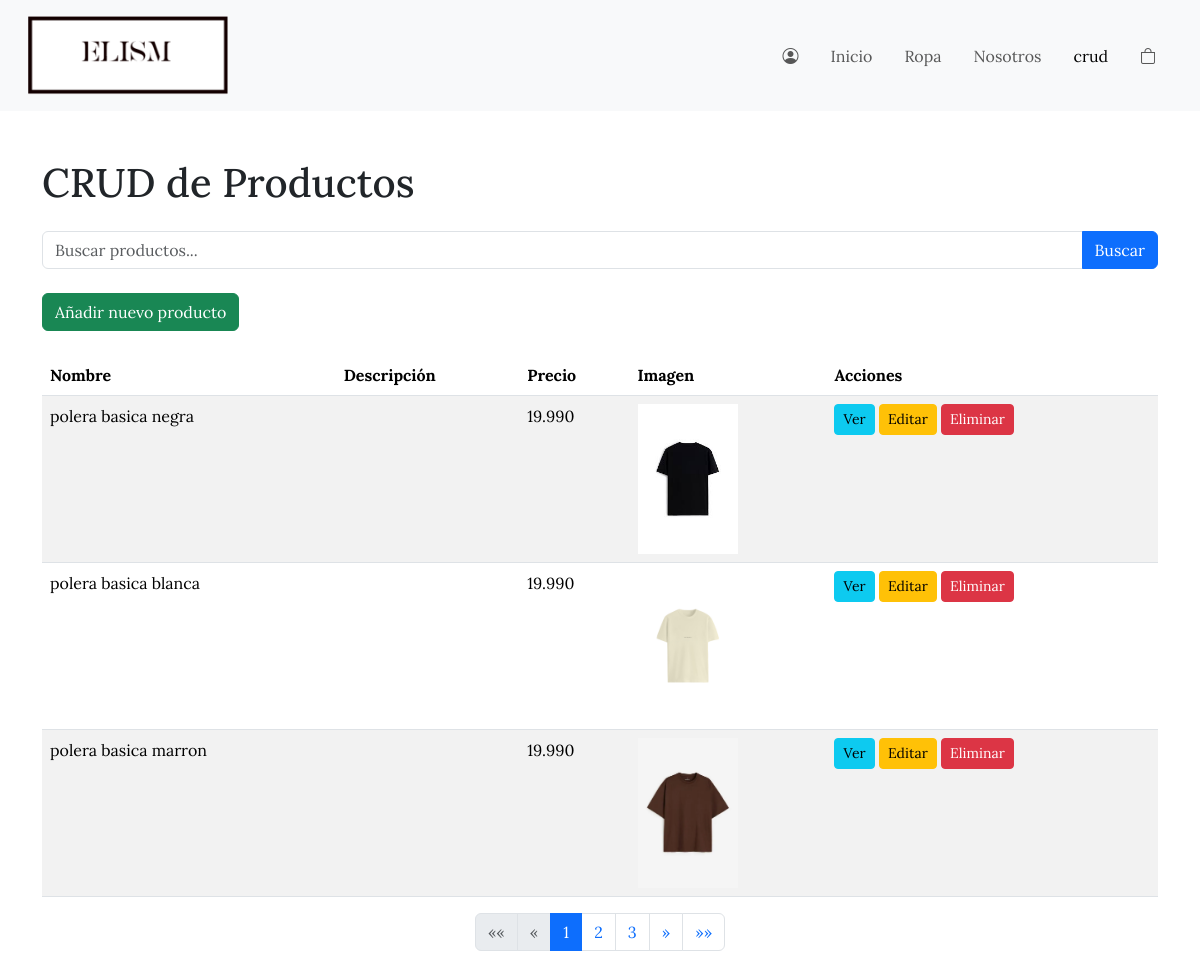
Page /crud/ on the earlier database version.
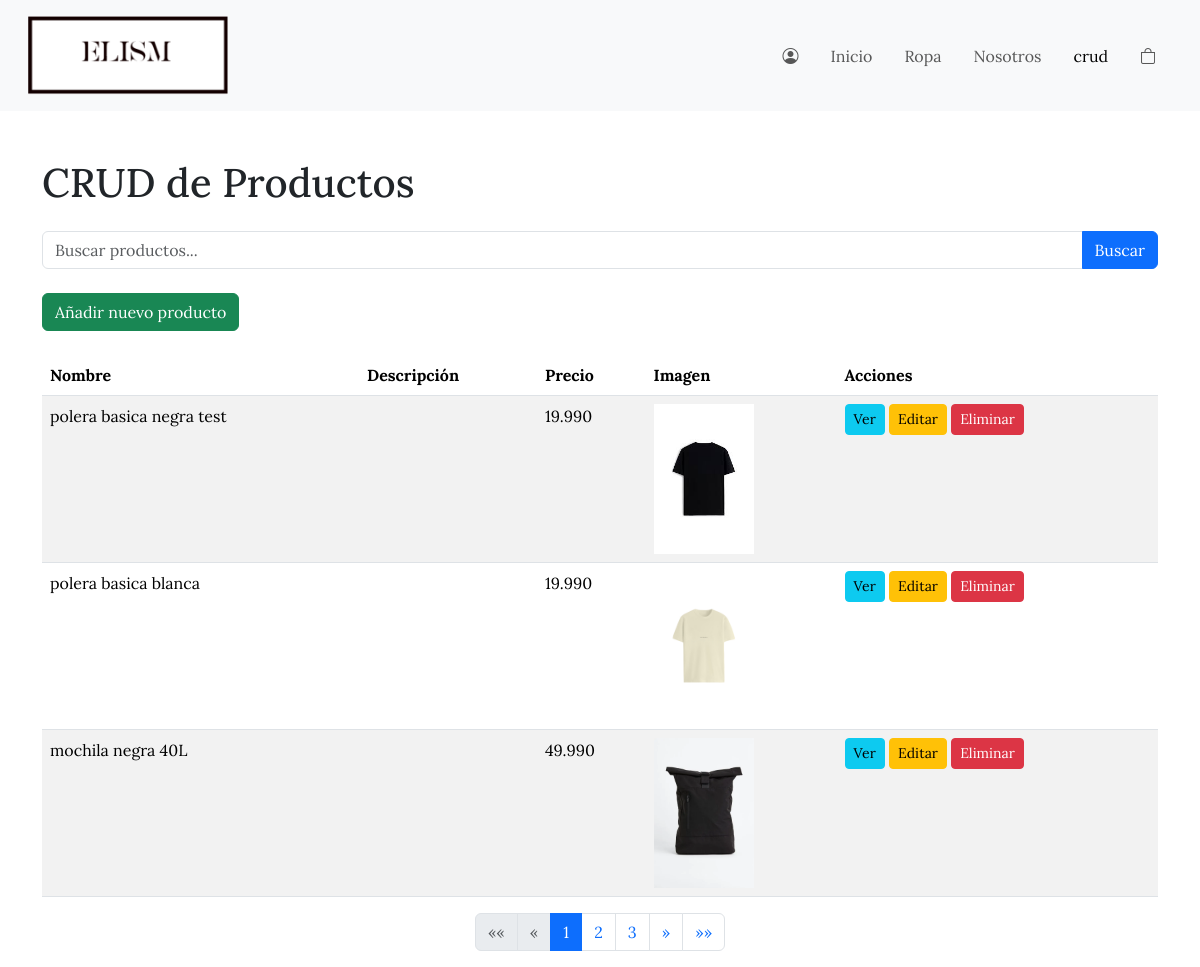
Same page on the later database version.
### elism/models.py (models this page shows, shortened)
class Producto(models.Model):
    nombre = models.CharField(max_length=100)
    precio = models.DecimalField(max_digits=10, decimal_places=3)
    imagen = models.ImageField(upload_to='products/', default='products/default.png')

### elism/views.py (the view)
# urls.py: path('crud/', views.crud, name='crud'),
def crud(request):
    query = request.GET.get('q', '')  # Proporciona un valor por defecto de cadena vacía
    productos = Producto.objects.all()
    if query:
        productos = productos.filter(nombre__icontains=query)
    paginator = Paginator(productos, 3)  # Muestra 5 productos por página
    page_number = request.GET.get('page')
    page_obj = paginator.get_page(page_number)
    return render(request, 'crud.html', {'productos': page_obj, 'query': query})

### elism/templates/crud.html (shortened to what the changed rows need)
{% load static %}
<!DOCTYPE html>
<html lang="en">
<head>
  <link rel="stylesheet" href="https://cdn.jsdelivr.net/npm/bootstrap-icons@1.11.3/font/bootstrap-icons.min.css">
  <link rel="stylesheet" href="https://cdn.jsdelivr.net/npm/bootstrap@5.3.2/dist/css/bootstrap.min.css">
  <link rel="stylesheet" href="{% static 'css/index.css' %}">
</head>
<body class="cuerpo">
  <div class="container mt-5">
    <h1 class="mb-4">CRUD de Productos</h1>
    <table class="table table-striped">
        <thead>
            <tr>
                <th>Nombre</th>
                <th>Descripción</th>
                <th>Precio</th>
                <th>Imagen</th>
                <th>Acciones</th>
            </tr>
        </thead>
        <tbody>
            {% for producto in productos %}
                <tr>
                    <td>{{ producto.nombre }}</td>
                    <td>{{ producto.descripcion }}</td>
                    <td>{{ producto.precio }}</td>
                    <td>
                        {% if producto.imagen %}
                            <img src="{{ producto.imagen.url }}" alt="{{ producto.nombre }}" style="width: 100px; height: auto;">
                        {% else %}
                            No disponible
                        {% endif %}
                    </td>
                    <td>
                        <a href="{% url 'producto_detail' producto.pk %}" class="btn btn-info btn-sm">Ver</a>
                        <a href="{% url 'producto_update' producto.pk %}" class="btn btn-warning btn-sm">Editar</a>
                        <a href="{% url 'producto_delete' producto.pk %}" class="btn btn-danger btn-sm">Eliminar</a>
                    </td>
                </tr>
            {% endfor %}
        </tbody>
    </table>
    <nav aria-label="Page navigation">
        <ul class="pagination justify-content-center">
            {% for num in productos.paginator.page_range %}
                {% if productos.number == num %}
                    <li class="page-item active" aria-current="page">
                        <span class="page-link">{{ num }}</span>
                    </li>
                {% else %}
                    <li class="page-item">
                        <a class="page-link" href="?page={{ num }}&q={{ query }}">{{ num }}</a>
                    </li>
                {% endif %}
            {% endfor %}
        </ul>
    </nav>
</div>
</body>
</html>

Differences in the rows shown:
removed Producto: nombre "polera basica marron", precio "19.990", imagen (picture)
changed Producto: nombre "polera basica negra" → "polera basica negra test"
now on this page (row unchanged): Producto: nombre "mochila negra 40L", precio "49.990", imagen (picture)
